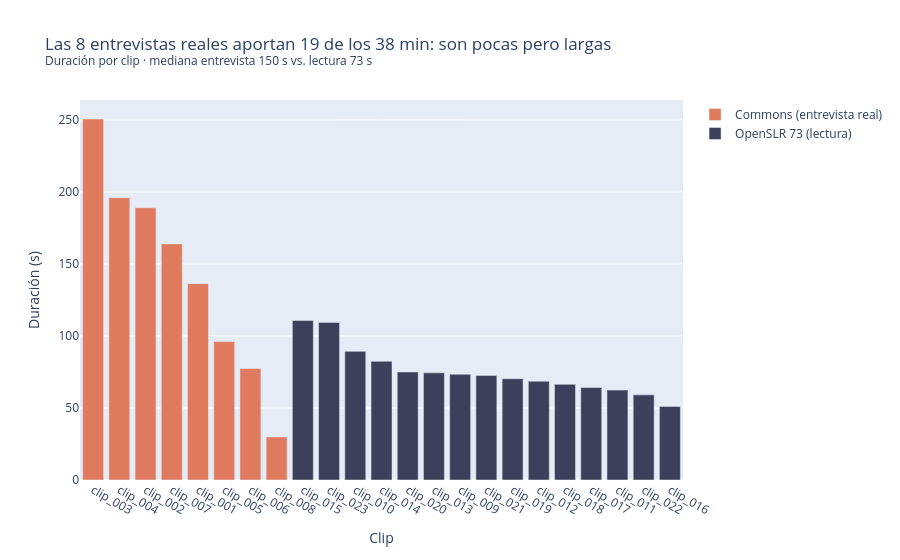

Notebook cell for this chart:
### Code cell
clips["origen"] = np.where(clips["fuente"] == "OpenSLR 73", "OpenSLR 73 (lectura)", "Commons (entrevista real)")
min_por_fuente = clips.groupby("origen")["duracion_seg"].sum() / 60
ent = clips[clips["origen"] == "Commons (entrevista real)"]
fig = px.bar(clips.sort_values("duracion_seg", ascending=False), x="id", y="duracion_seg", color="origen",
             hover_data=["descripcion", "n_hablantes"], color_discrete_sequence=["#e07a5f", "#3d405b"],
             title=(f"Las {len(ent)} entrevistas reales aportan {min_por_fuente['Commons (entrevista real)']:.0f} de los "
                    f"{clips['duracion_seg'].sum() / 60:.0f} min: son pocas pero largas<br><sup>Duración por clip · "
                    f"mediana entrevista {ent['duracion_seg'].median():.0f} s vs. lectura "
                    f"{clips.loc[clips['origen'] != 'Commons (entrevista real)', 'duracion_seg'].median():.0f} s</sup>"))
fig.update_layout(xaxis_title="Clip", yaxis_title="Duración (s)", legend_title="")
fig.show()

### Figure 1 — Plotly figure (JSON) as saved in the notebook; plotly's stock layout.template omitted (floating-point values rounded to 4 significant figures)
{"data": [{"customdata": [["Dirigente de una organización de mujeres indígenas en conferencia de prensa (2022)", 2], ["Entrevista de un estudiante de la UNMSM por Fiestas Patrias (2022)", 2], ["Entrevista en la calle a dos vendedoras de dulces, El Agustino (2022)", 3], ["Entrevista de un estudiante de la UNMSM por Fiestas Patrias (2022)", 2], ["Entrevista en la calle a una vendedora de frutas, El Agustino (2022)", 2], ["Entrevista de un estudiante de la UNMSM por Fiestas Patrias (2022)", 1], ["Entrevista de un estudiante de la UNMSM por Fiestas Patrias (2022)", 2], ["Mini entrevista en el medio tiempo del repechaje Perú-Australia (2022)", 2]], "hovertemplate": "origen=Commons (entrevista real)<br>id=%{x}<br>duracion_seg=%{y}<br>descripcion=%{customdata[0]}<br>n_hablantes=%{customdata[1]}<extra></extra>", "legendgroup": "Commons (entrevista real)", "marker": {"color": "#e07a5f", "pattern": {"shape": ""}}, "name": "Commons (entrevista real)", "orientation": "v", "showlegend": true, "textposition": "auto", "type": "bar", "x": ["clip_003", "clip_004", "clip_002", "clip_007", "clip_001", "clip_005", "clip_006", "clip_008"], "xaxis": "x", "y": [250.6, 196.0, 189.0, 163.9, 136.3, 96.1, 77.4, 29.9], "yaxis": "y"}, {"customdata": [["Lectura de 11 frases, hablante mujer (pef_06136)", 1], ["Entrevista simulada: 2 hablantes (mujer y hombre) se turnan 16 frases", 2], ["Lectura de 11 frases, hablante mujer (pef_01523)", 1], ["Lectura de 11 frases, hablante mujer (pef_02436)", 1], ["Lectura de 11 frases, hablante hombre (pem_07049)", 1], ["Lectura de 11 frases, hablante mujer (pef_07508)", 1], ["Lectura de 11 frases, hablante mujer (pef_02484)", 1], ["Lectura de 11 frases, hablante hombre (pem_02121)", 1], ["Lectura de 11 frases, hablante hombre (pem_00610)", 1], ["Lectura de 11 frases, hablante mujer (pef_01208)", 1], ["Lectura de 11 frases, hablante hombre (pem_00295)", 1], ["Lectura de 11 frases, hablante hombre (pem_01208)", 1], ["Lectura de 11 frases, hablante mujer (pef_00610)", 1], ["Lectura de 11 frases, hablante hombre (pem_05223)", 2], ["Lectura de 11 frases, hablante hombre (pem_02436)", 1]], "hovertemplate": "origen=OpenSLR 73 (lectura)<br>id=%{x}<br>duracion_seg=%{y}<br>descripcion=%{customdata[0]}<br>n_hablantes=%{customdata[1]}<extra></extra>", "legendgroup": "OpenSLR 73 (lectura)", "marker": {"color": "#3d405b", "pattern": {"shape": ""}}, "name": "OpenSLR 73 (lectura)", "orientation": "v", "showlegend": true, "textposition": "auto", "type": "bar", "x": ["clip_015", "clip_023", "clip_010", "clip_014", "clip_020", "clip_013", "clip_009", "clip_021", "clip_019", "clip_012", "clip_018", "clip_017", "clip_011", "clip_022", "clip_016"], "xaxis": "x", "y": [110.7, 109.4, 89.3, 82.4, 75.0, 74.4, 73.4, 72.6, 70.3, 68.6, 66.4, 64.2, 62.4, 59.1, 51.1], "yaxis": "y"}], "layout": {"barmode": "relative", "legend": {"title": {"text": ""}, "tracegroupgap": 0}, "title": {"text": "Las 8 entrevistas reales aportan 19 de los 38 min: son pocas pero largas<br><sup>Duración por clip · mediana entrevista 150 s vs. lectura 73 s</sup>"}, "xaxis": {"anchor": "y", "domain": [0.0, 1.0], "title": {"text": "Clip"}}, "yaxis": {"anchor": "x", "domain": [0.0, 1.0], "title": {"text": "Duración (s)"}}}}
